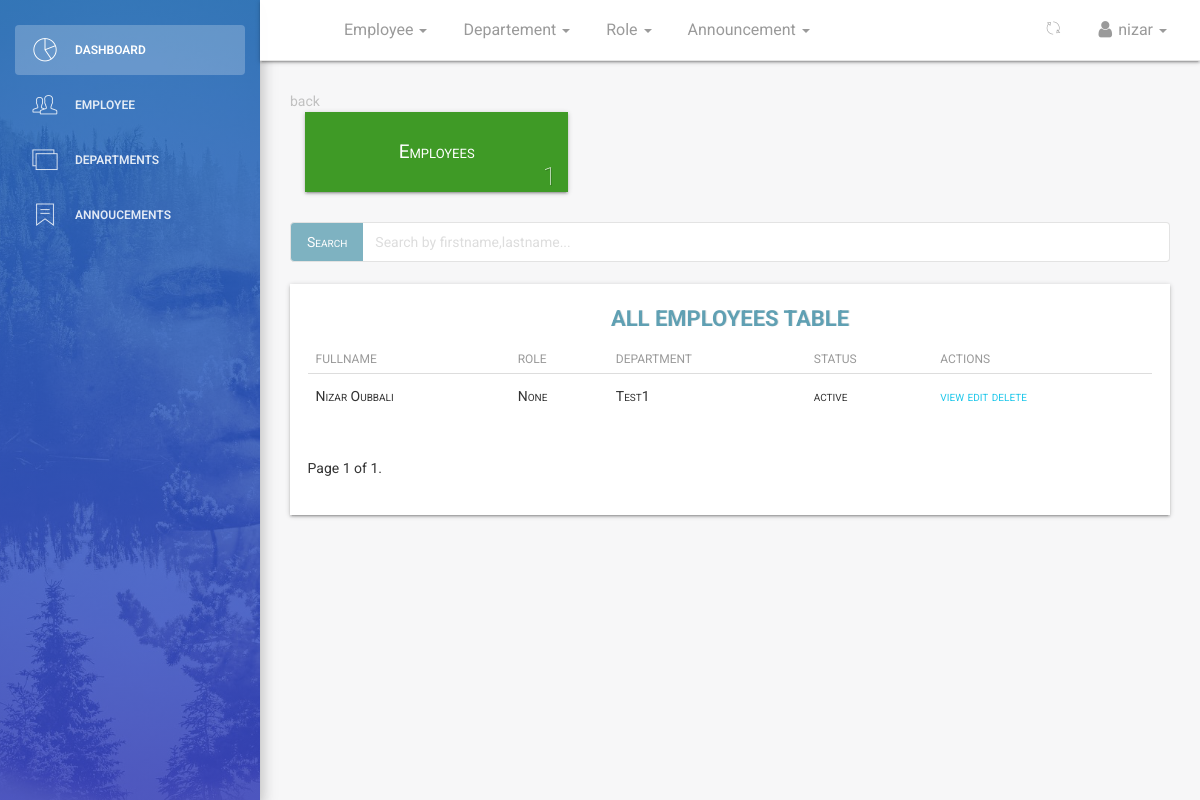
The app's page /dashboard/employees/all/ (signed in), older data.
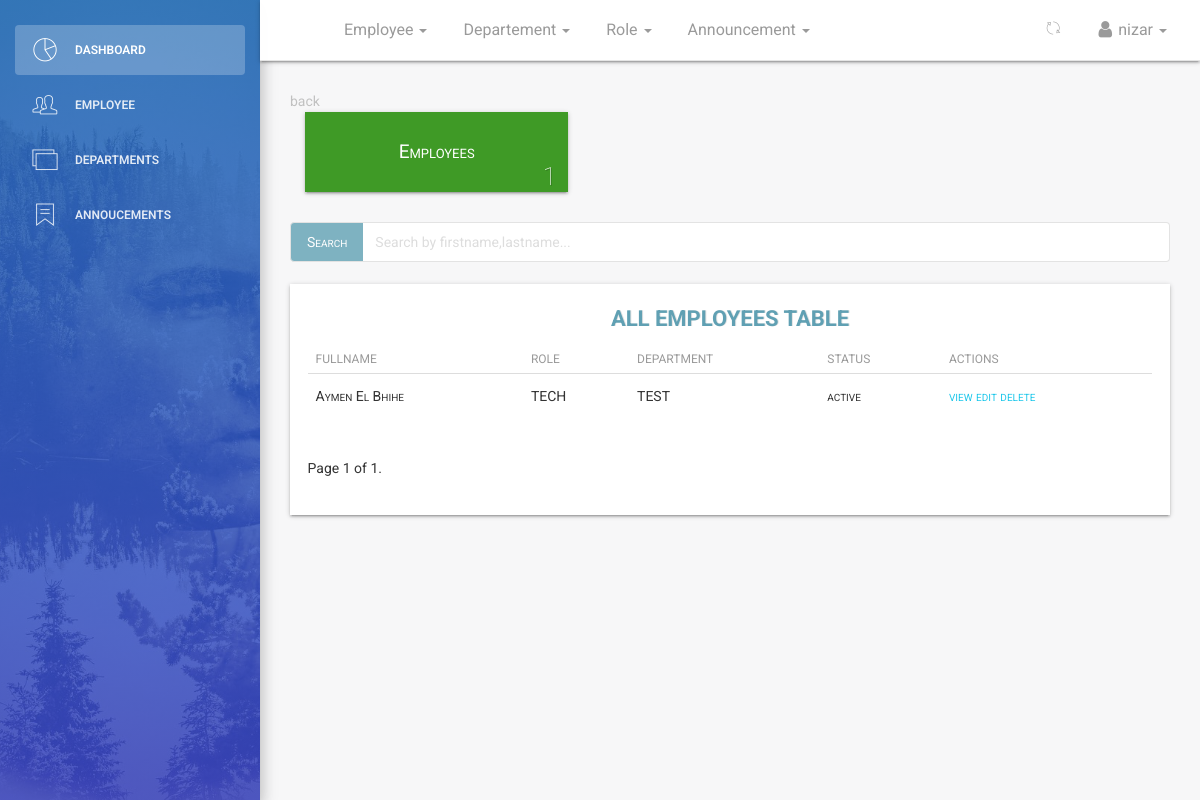
The same page, newer data.
### employee/models.py (models this page shows, shortened)
class Employee(models.Model):
    MALE = 'male'
    FEMALE = 'female'
    OTHER = 'other'
    NOT_KNOWN = 'Not Known'
    GENDER = (
        (MALE, 'Male'),
        (FEMALE, 'Female'),
        (OTHER, 'Other'),
        (NOT_KNOWN, 'Not Known'),
    )
    MR = 'Mr'
    MRS = 'Mrs'
    MSS = 'Mss'
    DR = 'Dr'
    SIR = 'Sir'
    MADAM = 'Madam'
    TITLE = (
        (MR, 'Mr'),
        (MRS, 'Mrs'),
        (MSS, 'Mss'),
        (DR, 'Dr'),
        (SIR, 'Sir'),
        (MADAM, 'Madam'),
    )
    FULL_TIME = 'Full-Time'
    PART_TIME = 'Part-Time'
    CONTRACT = 'Contract'
    INTERN = 'Intern'
    EMPLOYEETYPE = (
        (FULL_TIME, 'Full-Time'),
        (PART_TIME, 'Part-Time'),
        (CONTRACT, 'Contract'),
        (INTERN, 'Intern'),
    )
    user = models.ForeignKey(User, on_delete=models.CASCADE, default=1)
    title = models.CharField(_('Title'), max_length=10,
                             default=MR, choices=TITLE, blank=False, null=True)
    image = models.FileField(_('Profile Image'), upload_to='profiles', default='default.png', blank=True,
                             null=True, help_text='upload image size less than 2.0MB')  # work on path username-date/image
    firstname = models.CharField(
        _('Firstname'), max_length=125, null=False, blank=False)
    lastname = models.CharField(
        _('Lastname'), max_length=125, null=False, blank=False)
    othername = models.CharField(
        _('Othername (optional)'), max_length=125, null=True, blank=True)
    sex = models.CharField(_('Gender'), max_length=10,
                           default=MALE, choices=GENDER, blank=False)
    email = models.CharField(
        _('Email (optional)'), max_length=255, default=None, blank=True, null=True)
    tel = PhoneNumberField(default='+212000000000', null=False, blank=False,
                           verbose_name='Phone Number (Example +212000000000)', help_text='Enter number with Country Code Eg. +212000000000')
    bio = models.CharField(_('Bio'), help_text='your biography,tell me something about yourself eg. i love working ...',
                           max_length=255, default='', null=True, blank=True)
    birthday = models.DateField(_('Birthday'), blank=False, null=False)
    cinnumber = models.CharField(
        _('CIN Number'), max_length=30, null=True, blank=True)
    department = models.ForeignKey(Department, verbose_name=_(
        'Department'), on_delete=models.SET_NULL, null=True, default=None)
    role = models.ForeignKey(Role, verbose_name=_(
        'Role'), on_delete=models.SET_NULL, null=True, default=None)
    startdate = models.DateField(
        _('Employement Date'), help_text='date of employement', blank=False, null=True)
    employeetype = models.CharField(_('Employee Type'), max_length=15,
                                    default=FULL_TIME, choices=EMPLOYEETYPE, blank=False, null=True)
    is_blocked = models.BooleanField(
        _('Is Blocked'), help_text='button to toggle employee block and unblock', default=False)
    is_deleted = models.BooleanField(
        _('Is Deleted'), help_text='button to toggle employee deleted and undelete', default=False)
    created = models.DateTimeField(verbose_name=_(
        'Created'), auto_now_add=True, null=True)
    updated = models.DateTimeField(
        verbose_name=_('Updated'), auto_now=True, null=True)
    objects = EmployeeManager()
    class Meta:
        verbose_name = _('Employee')
        verbose_name_plural = _('Employees')
        ordering = ['-created']
    @property
    def get_full_name(self):
        fullname = ''
        firstname = self.firstname
        lastname = self.lastname
        othername = self.othername
        if (firstname and lastname) or othername is None:
            fullname = firstname + ' ' + lastname
            return fullname
        elif othername:
            fullname = firstname + ' ' + lastname + ' '+othername
            return fullname
        return

class Department(models.Model):
    name = models.CharField(max_length=125)
    description = models.CharField(max_length=125, null=True, blank=True)
    created = models.DateTimeField(
        verbose_name=_('Created'), auto_now_add=True)
    updated = models.DateTimeField(verbose_name=_('Updated'), auto_now=True)
    class Meta:
        verbose_name = _('Department')
        verbose_name_plural = _('Departments')
        ordering = ['name', 'created']
    def __str__(self):
        return self.name

class Role(models.Model):
    name = models.CharField(max_length=125)
    description = models.CharField(max_length=125, null=True, blank=True)
    created = models.DateTimeField(
        verbose_name=_('Created'), auto_now_add=True)
    updated = models.DateTimeField(verbose_name=_('Updated'), auto_now=True)
    class Meta:
        verbose_name = _('Role')
        verbose_name_plural = _('Roles')
        ordering = ['name', 'created']
    def __str__(self):
        return self.name

### dashboard/views.py (the view)
# urls.py: path('employees/all/', views.dashboard_employees, name='employees'),
def dashboard_employees(request):
    if not (request.user.is_authenticated and request.user.is_superuser and request.user.is_staff):
        return redirect('/')
    dataset = dict()
    departments = Department.objects.all()
    employees = Employee.objects.all()
    query = request.GET.get('search')
    if query:
        employees = employees.filter(
            Q(firstname__icontains=query) |
            Q(lastname__icontains=query)
        )
    paginator = Paginator(employees, 10)  # show 10 employee lists per page
    page = request.GET.get('page')
    employees_paginated = paginator.get_page(page)
    dataset['employee_list'] = employees_paginated
    dataset['departments'] = departments
    dataset['all_employees'] = Employee.objects.all_employees()
    blocked_employees = Employee.objects.all_blocked_employees()
    dataset['blocked_employees'] = blocked_employees
    dataset['title'] = 'Employees list view'
    return render(request, 'dashboard/employee_app.html', dataset)

### employee/managers.py (called while the page is built)
    def get_queryset(self):
        return super().get_queryset().filter(is_deleted=False)

    def all_employees(self):
        return super().get_queryset()

    def all_blocked_employees(self):
        return super().get_queryset().filter(is_blocked=True)

### templates/dashboard/employee_app.html (shortened to what this page needs)
{% extends '_layout.html' %}
 {% block navheader %}
 	{% include 'includes/navheader_employee_app.html' %}
 {% endblock %}
 {% block content %}
        <section class="content">
            <section class="container-fluid">
            	<section class="row">
	            		<section class="col col-lg-12">
	            			<a href="{{request.META.HTTP_REFERER|escape}}" style="color:#c1c1c1;">back</a>
	            		</section>
            	</section>
            	   <section class="row">
                        <section class="col col-sm-8 offset-sm-2">
                        </section>
                    </section>
                    <section class="row margin-bottom">
                    	<div class="container-fluid">
                    	<section class="col-lg-4 col-md-4 col-sm-12">
	            			<div class="employee-box sec-box">
	            				<a href="{% url 'dashboard:employees' %}">
	            				<span>Employees</span>
	            				</a>
	            				<span class="count-object">{{ all_employees.count }}</span>
	            			</div>
            			</section>
	            		</div>
                    </section>
					<div class="row" style="margin-bottom: 2.2rem;margin-top: 3rem;">
					 <div class="">
					  <div class="col-lg-12">
					  	<form action="" method="GET">
						    <div class="input-group">
						      <span class="input-group-btn">
						        <button class="btn btn-default" id = "stylebutton" type="button">Search</button>
						      </span>
						      <input type="search" value="{{request.GET.search}}" name="search" class="form-control" placeholder="Search by firstname,lastname...">
						    </div>
					    </form>
					  </div>
					  </div>
					</div>
                	<div class="table-responsive table-shadow">
                		<div class="text-center table-description">
                			<h4 class="title-h3" style="color: #60a0b3 !important;
    						text-shadow: 1px 0px rgba(0,0,0,0.11)">ALL EMPLOYEES TABLE</h4>
                		</div>
                		<table class="table">
							  <thead>
							    <tr>
							      <th scope="col">Fullname</th>
							      <th scope="col">Role</th>
							      <th scope="col">Department</th>
							      <th scope="col">Status</th>
								<th scope="col">Actions</th>
							    </tr>
							  </thead>
							  <tbody>
							  	{% for employee in employee_list %}
							    <tr>
							      <td>{{ employee.get_full_name }}</td>
							      <td>{{ employee.role }}</td>
							      <td>{{ employee.department }}</td>
							      {% if employee.is_blocked %}
							      <td>Inactive</td>
							      {% else %}
							      <td>active</td>
							      {% endif %}
							      <td>
							      	<a href="{% url 'dashboard:employeeinfo' employee.id %}">
							      	    view
							      	</a>
							        <a href="{% url 'dashboard:edit' employee.id %}">
							       	edit
							        </a>
									<a href="{% url 'dashboard:delete' employee.id %}">
										delete
									 </a>
							      </td>
							    </tr>
							    {% endfor %}
							  </tbody>
						</table>
							  <div class="pagination">
							    <span class="step-links">
							        <span class="current">
							            Page {{ employee_list.number }} of {{ employee_list.paginator.num_pages }}.
							        </span>
							    </span>
							</div>
					</div>
            </section>
        </section>
 {% endblock %}

### templates/_layout.html (shortened to what this page needs)
{% load static %}
{% load humanize %}
<!doctype html>
<html lang="en">
<head>
    <link href="{% static 'css/bootstrap.min.css' %}" rel="stylesheet" />
    <link href="{% static 'css/animate.min.css' %}" rel="stylesheet"/>
    <link href="{% static 'css/light-bootstrap-dashboard.css' %}" rel="stylesheet"/>
    <link href="{% static 'css/demo.css' %}" rel="stylesheet" />
    <link href="http://maxcdn.bootstrapcdn.com/font-awesome/4.2.0/css/font-awesome.min.css" rel="stylesheet">
    <link href="{% static 'css/pe-icon-7-stroke.css' %}" rel="stylesheet" />
    <link rel="stylesheet" href="//code.jquery.com/ui/1.12.1/themes/base/jquery-ui.css">
</head>
<body>
<div class="wrapper">
    <div class="sidebar" data-color="blue" data-image="{% static 'img/sidebar-1.jpg' %}">
    	<div class="sidebar-wrapper">
            <ul class="nav">
                {% if request.user.is_superuser and request.user.is_staff %}
                <li class="active">
                    <a href="{% url 'dashboard:dashboard' %}">
                        <i class="pe-7s-graph"></i>
                        <p>Dashboard</p>
                    </a>
                </li>
                <li>
                    <a href="{% url 'dashboard:employees' %}">
                        <i class="pe-7s-users"></i>
                        <p>Employee</p>
                    </a>
                </li>
                <li>
                    <a href="{% url 'dashboard:departments' %}">
                        <i class="pe-7s-photo-gallery"></i>
                        <p>Departments</p>
                    </a>
                </li>
                {% endif %}
                <li>
                    <a href="{% url 'dashboard:announcements' %}">
                        <i class="pe-7s-ribbon"></i>
                        <p>Annoucements</p>
                    </a>
                </li>
            </ul>
    	</div>
    </div>
    <div class="main-panel">
    {% block navheader %}{% endblock %}
    {% block content %}{% endblock %}
    </div>
</div>
</body>
</html>

### templates/includes/navheader_employee_app.html (shortened to what this page needs)
 {% load static %}
 <nav class="navbar navbar-default navbar-fixed shadow">
            <div class="container-fluid">
                <div class="collapse navbar-collapse">
                    <ul class="nav navbar-nav navbar-left">
                        <li>
                            <a href="" class="dropdown-toggle" data-toggle="dropdown">
                            </a>
                        </li>
                        {% if request.user.is_superuser and request.user.is_staff %}
                        <li class="dropdown">
                              <a href="" class="dropdown-toggle" data-toggle="dropdown">
                                    <p>
                                        Employee
                                        <b class="caret"></b>
                                    </p>
                              </a>
                        </li>
                        <li class="dropdown">
                            <a href="" class="dropdown-toggle" data-toggle="dropdown">
                                  <p>
                                      Departement
                                      <b class="caret"></b>
                                  </p>
                            </a>
                      </li>
                      <li class="dropdown">
                        <a href="" class="dropdown-toggle" data-toggle="dropdown">
                              <p>
                                  Role
                                  <b class="caret"></b>
                              </p>
                        </a>
                  </li>
                  <li class="dropdown">
                    <a href="" class="dropdown-toggle" data-toggle="dropdown">
                          <p>
                              Announcement
                              <b class="caret"></b>
                          </p>
                    </a>
              </li>
                        {% endif %}
                    </ul>
                    <ul class="nav navbar-nav navbar-right">
                        <li class="dropdown">
                              <a href="" class="dropdown-toggle refresh-page" data-toggle="dropdown" title="refresh current page">
                                    <i class="pe-7s-refresh-2"></i>
                              </a>
                        </li>
                        <li class="dropdown">
                              <a href="" class="dropdown-toggle" data-toggle="dropdown">
                                    <p>
                                        <i class="fa fa-user"></i> {{ request.user}}
                                        <b class="caret"></b>
                                    </p>
                              </a>
                        </li>
                    </ul>
                </div>
            </div>
        </nav>

Row changes from the older to the newer data that the page shows:
removed Employee: get_full_name "Nizar Oubbali", role "None", department "Test1", is_blocked "active"
added Employee: get_full_name "Aymen El Bhihe", role "TECH", department "TEST", is_blocked "active"
